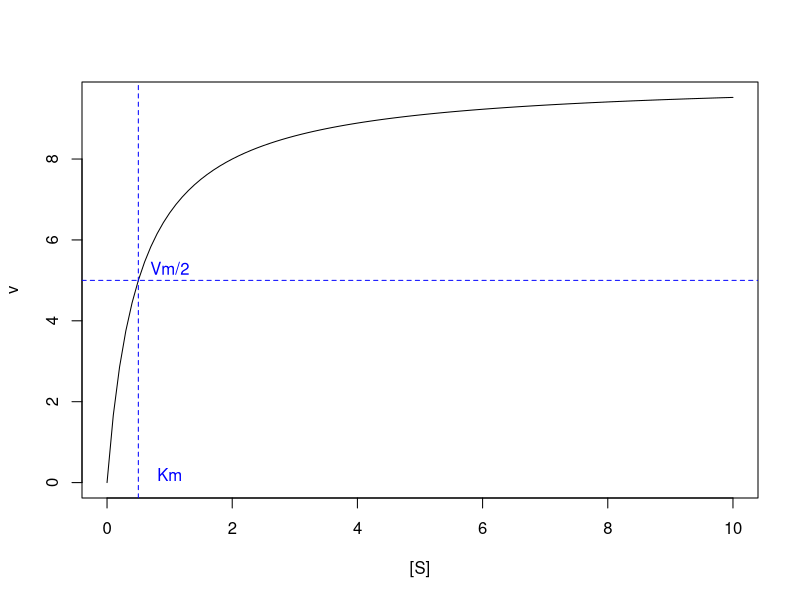
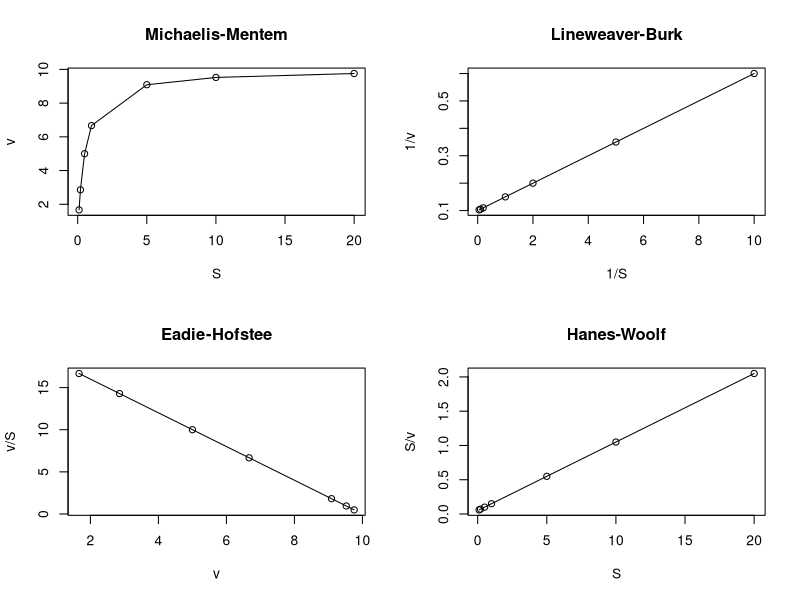
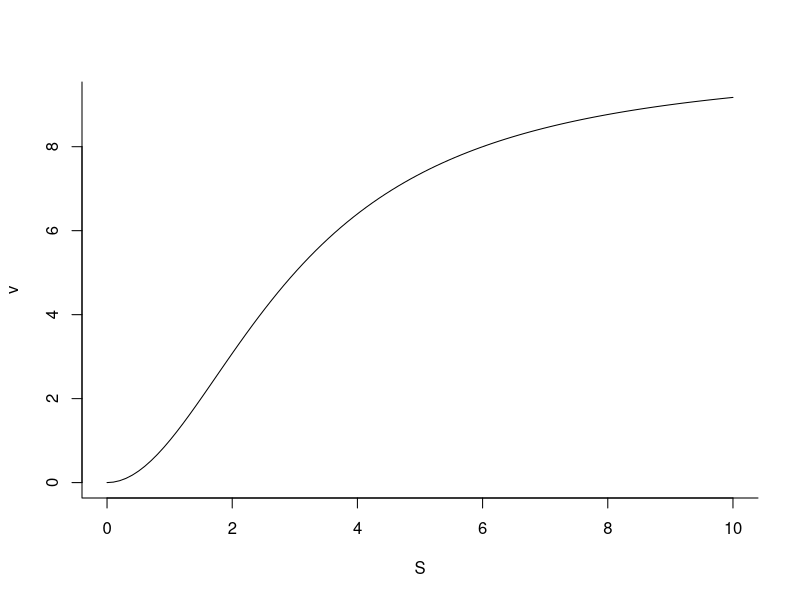

Reproduce these figures in R, in order.
## ---- chunk 1
Vm <- 10
Km <- 0.5
curve(Vm * x / (Km + x),
  xlim = c(0, 10),
  xlab = "[S]", ylab = "v"
)
abline(h = 5, lty = 2, col = "blue")
abline(v = 0.5, lty = 2, col = "blue")
text(x = 1, y = 0.2, "Km", col = "blue")
text(1, 5.3, "Vm/2", col = "blue")
## ---- chunk 2
S <- c(0.1, 0.2, 0.5, 1, 5, 10, 20) # cria um vetor para substrato
Km <- 0.5
Vm <- 10 # estabelece os parâmetros enzimáticos
v <- Vm * S / (Km + S) # aplica a equação de MM ao vetor de S
par(mfrow = c(2, 2)) # estabelece área de plot pra 4 gráficos
plot(S, v, type = "o", main = "Michaelis-Mentem")
plot(1 / S, 1 / v, type = "o", main = "Lineweaver-Burk")
plot(v, v / S, type = "o", main = "Eadie-Hofstee")
plot(S, S / v, type = "o", main = "Hanes-Woolf")
layout(1) # volta à janela gráfica normal
## ---- chunk 3
v <- function(S, Vm = 10, Km = 3, nH = 2) {
  Vm * S^nH / (Km^nH + S^nH)
}
curve(v,
  from = 0, to = 10, n = 100, xlab = "S", ylab = "v",
  bty = "L"
) # eixos em L
